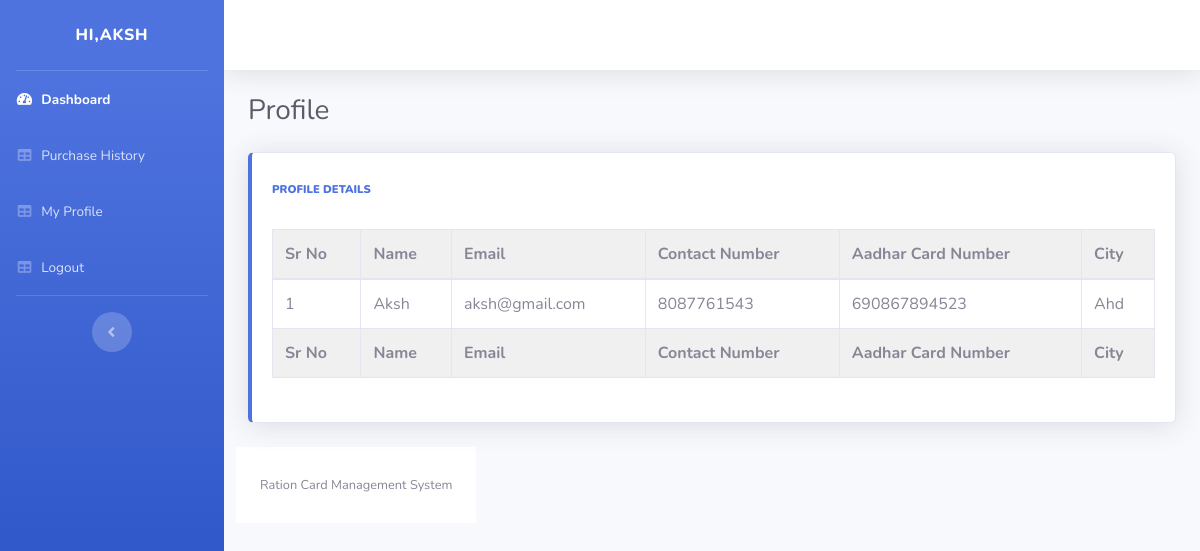
The page /user_profile.php (signed in) on the database its author committed.
### tables this page shows
CREATE TABLE `customer_registeration` (
  `customer_id` int(11) NOT NULL,
  `c_name` varchar(255) NOT NULL,
  `c_email` varchar(255) NOT NULL,
  `c_password` varchar(255) NOT NULL,
  `c_mobile_no` bigint(20) NOT NULL,
  `ration_number` double NOT NULL,
  `aadhar_number` bigint(20) NOT NULL,
  `c_city` varchar(255) NOT NULL
);

### user_profile.php (the view, shortened to what this page needs)
<?php include "user_includes/user_header.php" ;?>
        <div class="container-fluid">
          <div class="d-sm-flex align-items-center justify-content-between mb-4">
            <h1 class="h3 mb-0 text-gray-800">Profile</h1>
          </div>
    <div class="body">
    <div class="row">
            <div class="col-lg-12 mb-4">
              <div class="card border-left-primary shadow h-100 py-2">
                <div class="card-body">
                  <div class="row no-gutters align-items-center">
                    <div class="col mr-2">
                      <div class="text-xs font-weight-bold text-primary text-uppercase mb-1">
                      <b>
                      Profile Details
                      </b></div>
                      <br>
</div>
    <br>
<table class="table table-bordered table-hover dataTable " id="dataTable" width="100%" cellspacing="0">
<br>
<thead >
<tr>
            <th>Sr No</th>
            <th>Name</th>
            <th>Email</th>
            <th>Contact Number</th>
            <th>Aadhar Card Number</th>
            <th>City</th>
        </tr>
    </thead>
    <tfoot >
        <tr>
            <th>Sr No</th>
            <th>Name</th>
            <th>Email</th>
            <th>Contact Number</th>
            <th>Aadhar Card Number</th>
            <th>City</th>
        </tr>
    </tfoot>
    <tbody>
<?php
$query  = "SELECT * FROM customer_registeration where customer_id= '$customer_session_id' ";
$result = mysqli_query($connection,$query);
if($result)
{
    $i=1;
    while($row=mysqli_fetch_assoc($result))
    {
        $name=$row['c_name'];
        $email=$row['c_email'];
        $mobile=$row['c_mobile_no'];
        $city=$row['c_city'];
        $Aadhar=$row['aadhar_number'];
        ?>
    <tr>
        <td>
        <?php echo $i  ?>
        </td>
        <td>
            <?php echo $name  ?>
        </td>
        <td>
            <?php echo $email  ?>
        </td><td>
            <?php echo $mobile  ?>
        </td>
        <td>
            <?php echo $Aadhar ?>
        </td>
        <td>
            <?php echo $city  ?>
        </td>
                                    </tr>
                                    <?php
                        $i++;
                        }
}
            ?>
                      </tbody>
</table>
</div>
    </div>
        </div>
      </div>
  <?php include "user_includes/footer.php" ;?>

### user_includes/user_header.php (style rules this page uses)
thead,tfoot { background-color:rgb(240, 240, 240); }

### rows shown on the page
customer_registeration: c_name "Aksh", c_email "aksh@gmail.com", c_mobile_no "8087761543", aadhar_number "690867894523", c_city "Ahd"

### other values the page prints
$_SESSION["u_name"] "AKSH"
